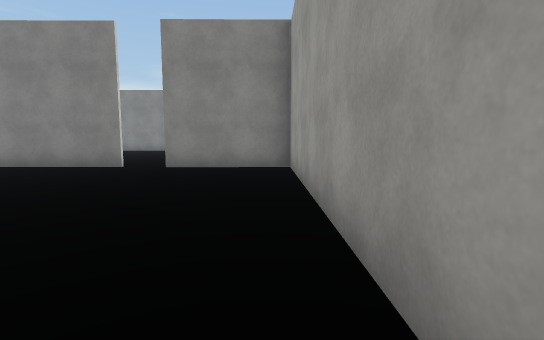
View 1 (above)

23 first-person views from a walk through a Unity game level. The camera is 1.4 m above the floor, tilts 6° down and sees 85° across. The floor is counted in squares, 2 m on a side. Each view is taken from the middle of a square. On the plan, view 1 faces up. The plan holds only what a view shows up to about 10 squares ahead; the rest is blank. The place goes on beyond the plan. The player character is not drawn. Surface patterns are stand-ins for the level's own textures.

View 2
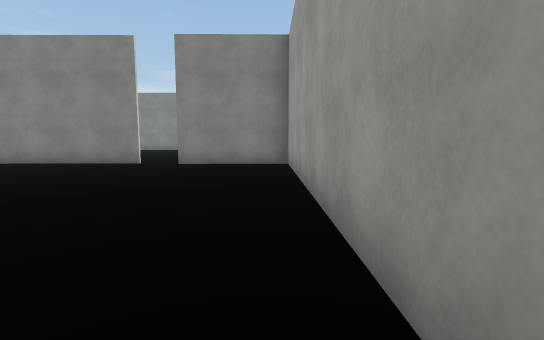

View 3
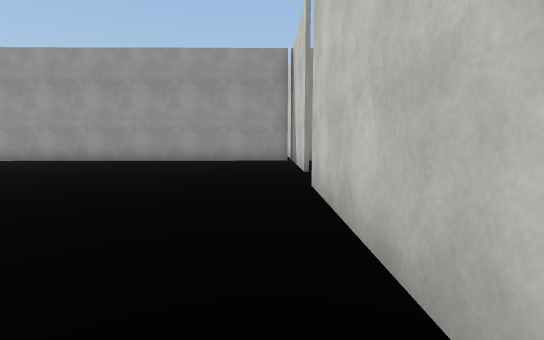

View 4
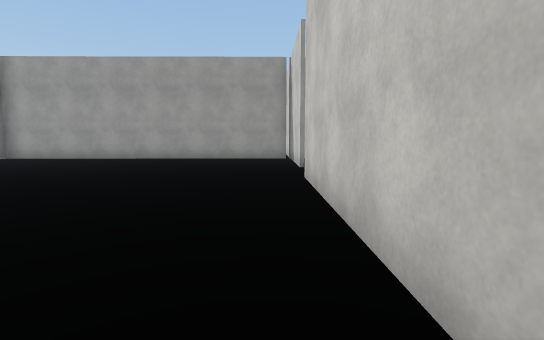

View 5
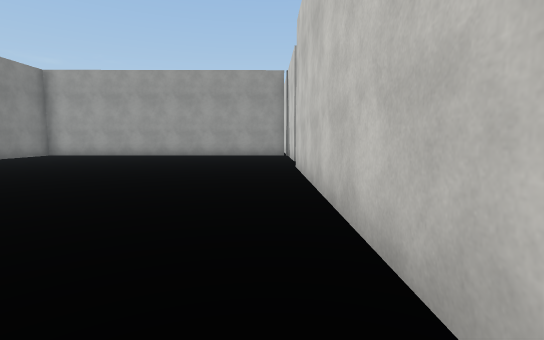

View 6
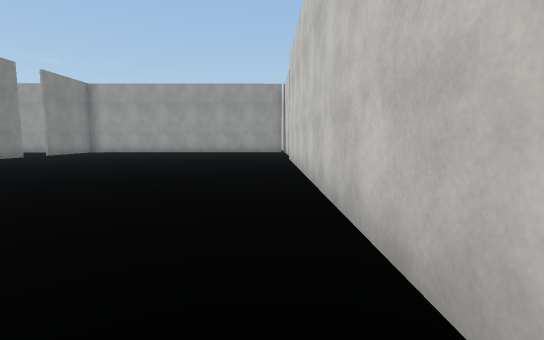

View 7
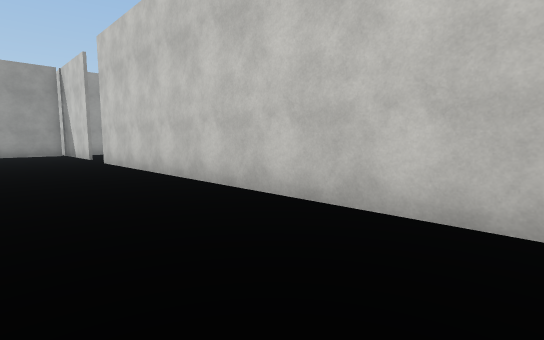

View 8
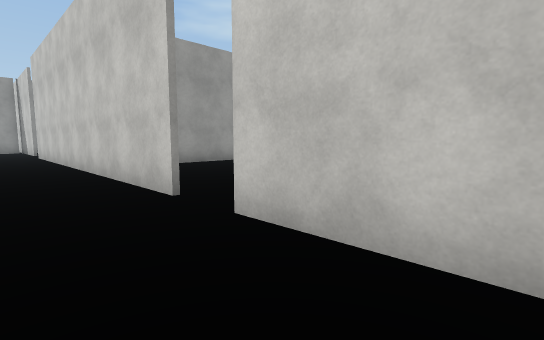

View 9
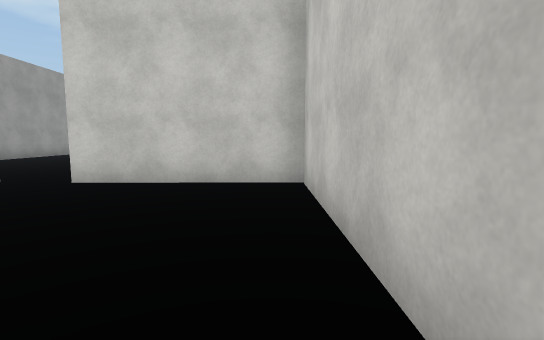

View 10
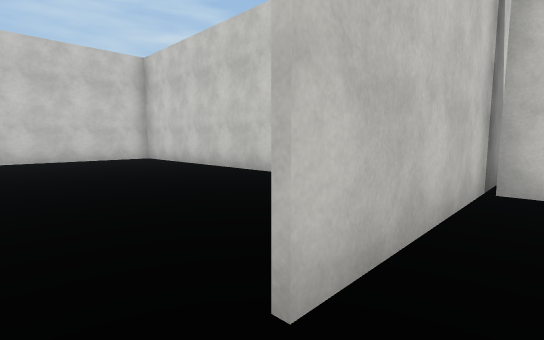

View 11
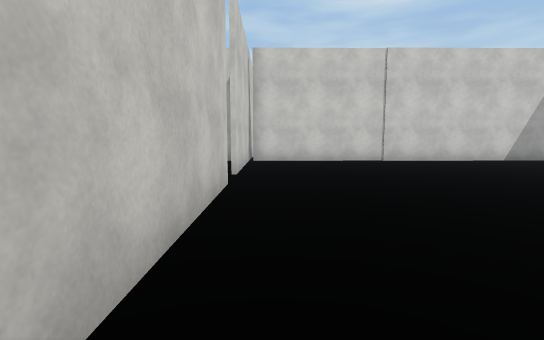

View 12
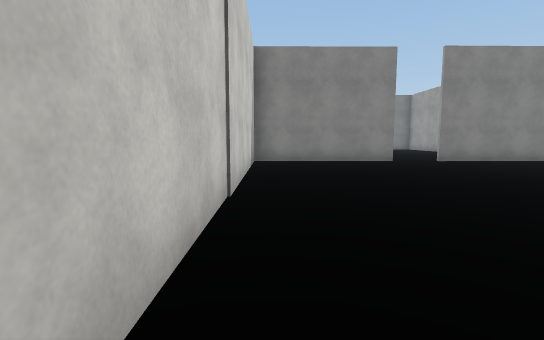

View 13
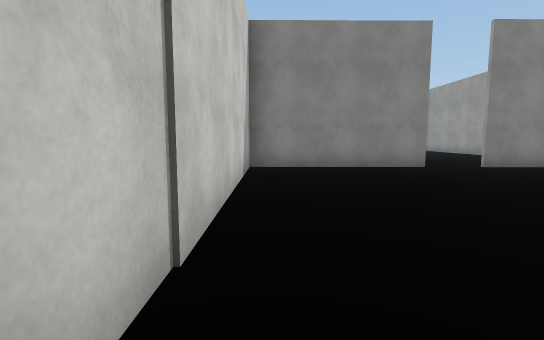

View 14
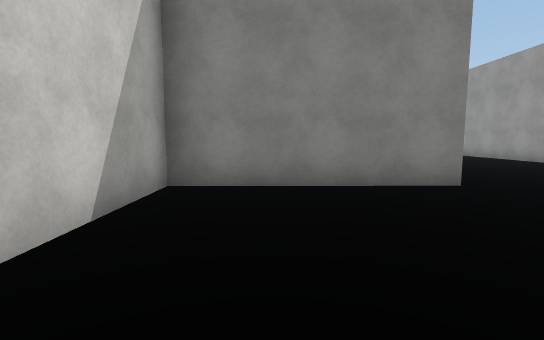

View 15
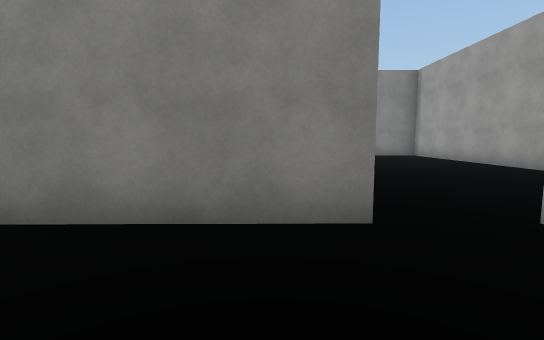

View 16
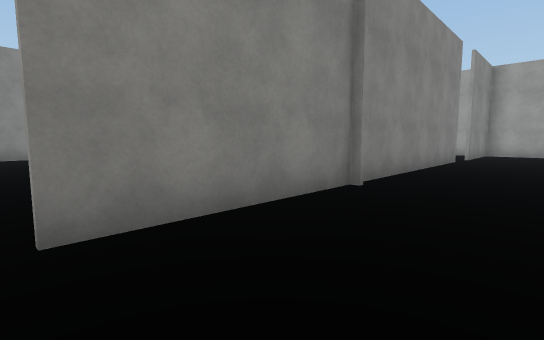

View 17
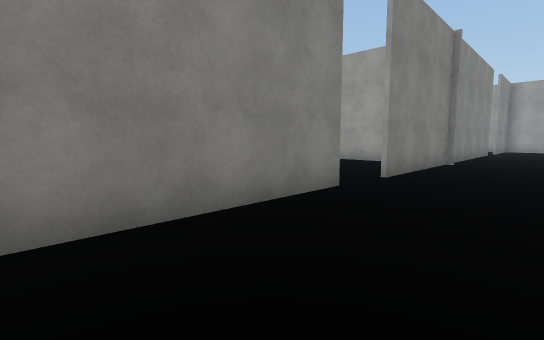

View 18
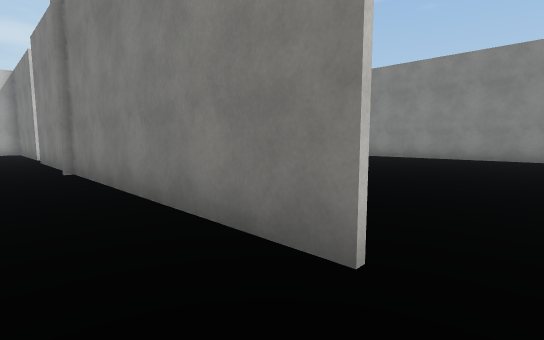

View 19
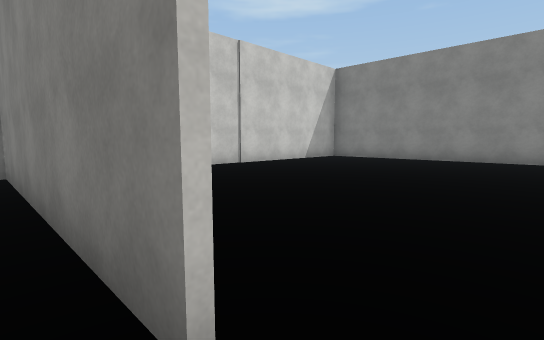

View 20
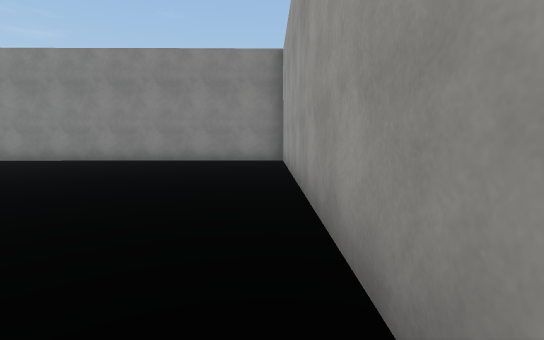

View 21
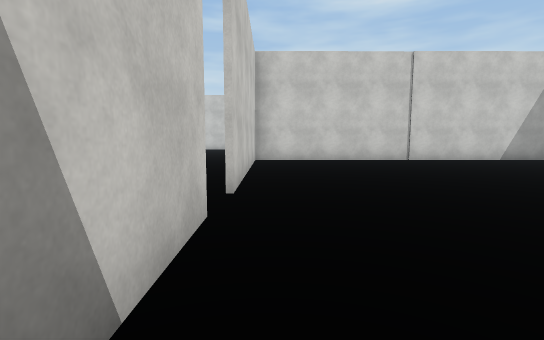

View 22
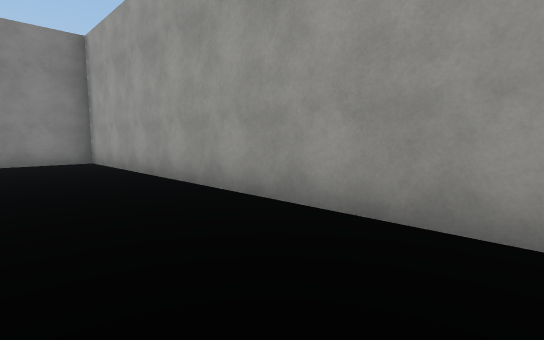

View 23
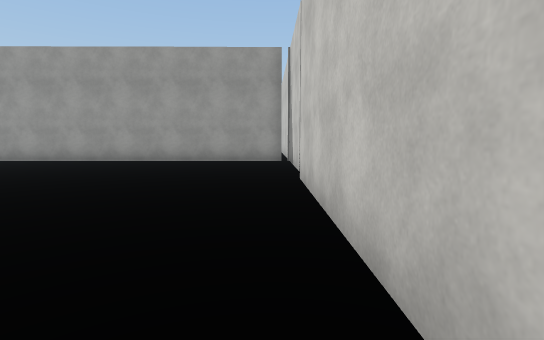

### Floor plan
Points are (right, up) in squares from view 1. A wall is a line through its corners. A room is listed if a view was taken in it or the views show most of it. See-through windows are left out.
Room 1 (views 1, 2, 3, 4, 5, 6, 7, 8, 9, 10, 11, 12, 13, 14, 15, 16, 17, 18, 19)
walls: (-14.6, -2.7) (-4.5, -2.6); (-3.7, 7.4) (-13.8, 7.3); (-2.7, -2.6) (0, -2.6); (-15.1, 7.3) (-19.6, 7.3) (-19.5, -2.6); (0.5, -2.7) (0.5, 7.2); (0.6, 7.4) (-2.7, 7.4); (-20.6, -2.7) (-15.7, -2.7)
ways out: opening at (-3, 7) to room 2; opening at (-15, -3); opening at (-14.5, 7); opening at (-3.5, -3)
Room 2 (views 20, 21, 22, 23)
walls: (-2.7, 7.5) (0.5, 7.5) (0.4, 17.6) (-8.8, 17.5); (-9.9, 17.1) (-9.8, 7.1); (-9.8, 7.4) (-3.7, 7.5)
ways out: opening at (-3, 7) to room 1; gap at (1, 8)

Where each view was taken, in squares from view 1:
view 1: 0 up, 0 right, facing up
view 2: 1 down, 0 right, facing up
view 3: 2 down, 9 left, facing right
view 4: 2 down, 10 left, facing right
view 5: 2 down, 12 left, facing right
view 6: 2 down, 15 left, facing right
view 7: 0 up, 14 left, facing down-right
view 8: 1 down, 18 left, facing down-right
view 9: 2 up, 19 left, facing down
view 10: 2 down, 15 left, facing down-left
view 11: 2 down, 10 left, facing left
view 12: 2 down, 19 left, facing up
view 13: 0 up, 19 left, facing up
view 14: 3 up, 18 left, facing up
view 15: 5 up, 16 left, facing up
view 16: 5 up, 14 left, facing up-right
view 17: 5 up, 19 left, facing up-right
view 18: 6 up, 3 left, facing up-left
view 19: 7 up, 3 left, facing up-left
view 20: 8 up, 0 right, facing up
view 21: 8 up, 0 right, facing left
view 22: 8 up, 2 left, facing up-right
view 23: 8 up, 9 left, facing right
